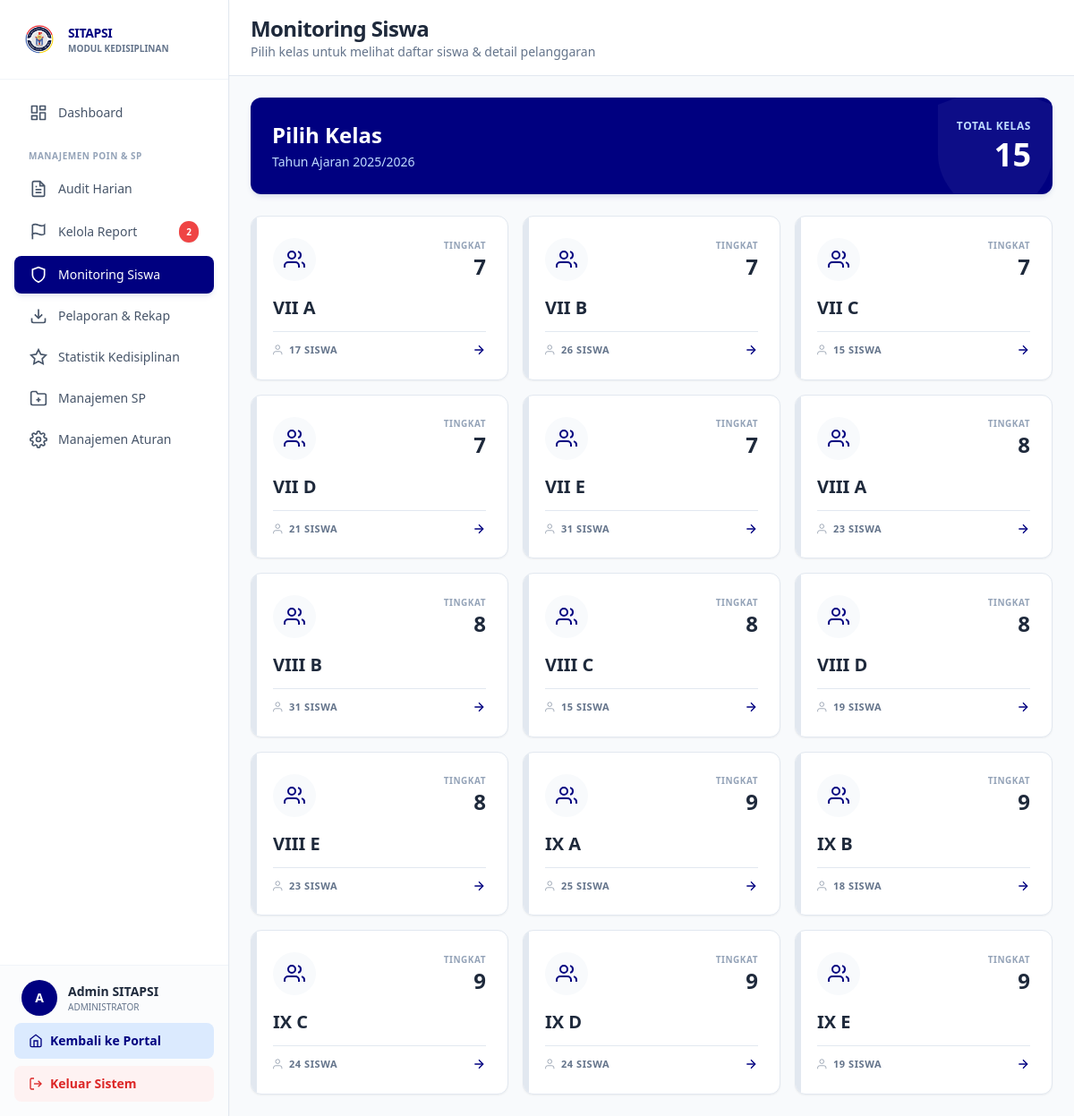
Screenshot of /sitapsi/views/admin/monitoring_siswa.php (signed in) with the database file from the repository.
### tables this page shows
CREATE TABLE `tb_tahun_ajaran` (
  `id_tahun` int(11) NOT NULL,
  `nama_tahun` varchar(20) NOT NULL,
  `status` enum('Aktif','Arsip') DEFAULT 'Aktif',
  `semester_aktif` enum('Ganjil','Genap') DEFAULT 'Ganjil'
);

CREATE TABLE `tb_kelas` (
  `id_kelas` int(11) NOT NULL,
  `nama_kelas` varchar(10) NOT NULL,
  `tingkat` int(11) NOT NULL
);

### config/database.php (called while the page is built, shortened)
<?php
function getDBConnection()
{
    static $pdo = null;
    if ($pdo === null) {
        try {
            $dsn = "mysql:host=" . DB_HOST . ";dbname=" . DB_NAME . ";charset=" . DB_CHARSET;
            $options = [
                PDO::ATTR_ERRMODE => PDO::ERRMODE_EXCEPTION,
                PDO::ATTR_DEFAULT_FETCH_MODE => PDO::FETCH_ASSOC,
                PDO::ATTR_EMULATE_PREPARES => false,
                PDO::MYSQL_ATTR_INIT_COMMAND => "SET NAMES " . DB_CHARSET
            ];
            $pdo = new PDO($dsn, DB_USER, DB_PASS, $options);
        } catch (PDOException $e) {
            error_log("Database Connection Error: " . $e->getMessage());
            die("Koneksi database gagal. Silakan hubungi administrator.");
        }
    }
    return $pdo;
}
function executeQuery($sql, $params = [])
{
    $pdo = getDBConnection();
    $stmt = $pdo->prepare($sql);
    $stmt->execute($params);
    return $stmt;
}
function fetchOne($sql, $params = [])
{
    $stmt = executeQuery($sql, $params);
    return $stmt->fetch();
}
function fetchAll($sql, $params = [])
{
    $stmt = executeQuery($sql, $params);
    return $stmt->fetchAll();
}
?>

### sitapsi/views/admin/monitoring_siswa.php (the view, shortened to what this page needs)
<?php
require_once '../../../config/database.php';
$tahun_aktif = fetchOne("SELECT id_tahun, nama_tahun FROM tb_tahun_ajaran WHERE status = 'Aktif' LIMIT 1");
$kelas_list = fetchAll("SELECT id_kelas, nama_kelas, tingkat FROM tb_kelas ORDER BY tingkat, nama_kelas");
?>
<!DOCTYPE html>
<html lang="id">
<head>
    <script src="https://cdn.tailwindcss.com"></script>
</head>
<body class="bg-[#F8FAFC]">
<div class="flex h-screen overflow-hidden">
    <?php include '../../includes/sidebar_admin.php'; ?>
    <div class="flex-1 overflow-auto lg:ml-64">
        <div class="bg-white border-b border-[#E2E8F0] px-6 pl-16 lg:pl-6 py-4 sticky top-0 z-30 flex items-center justify-between">
            <div>
                <h1 class="text-2xl font-extrabold text-slate-800 tracking-tight">Monitoring Siswa</h1>
                <p class="text-sm font-medium text-slate-500">Pilih kelas untuk melihat daftar siswa & detail pelanggaran</p>
            </div>
        </div>
        <div class="p-6 space-y-6 max-w-7xl mx-auto">
            <div class="bg-[#000080] text-white rounded-xl shadow-md shadow-blue-900/10 p-6 relative overflow-hidden">
                <svg class="absolute right-0 top-0 text-white/5 w-48 h-48 transform translate-x-8 -translate-y-8" fill="currentColor" viewBox="0 0 24 24"><path d="M12 22s8-4 8-10V5l-8-3-8 3v7c0 6 8 10 8 10z"></path></svg>
                <div class="relative z-10 flex items-center justify-between">
                    <div>
                        <h2 class="text-2xl font-extrabold mb-1">Pilih Kelas</h2>
                        <p class="text-blue-200 font-medium text-sm">Tahun Ajaran <?= $tahun_aktif['nama_tahun'] ?></p>
                    </div>
                    <div class="text-right">
                        <p class="text-blue-200 text-xs font-bold uppercase tracking-wider mb-1">Total Kelas</p>
                        <p class="text-4xl font-extrabold"><?= count($kelas_list) ?></p>
                    </div>
                </div>
            </div>
            <div class="grid grid-cols-1 sm:grid-cols-2 lg:grid-cols-3 xl:grid-cols-4 gap-4">
                <?php foreach ($kelas_list as $kelas):
                    $jumlah_siswa = fetchOne("
                        SELECT COUNT(*) as total
                        FROM tb_anggota_kelas
                        WHERE id_kelas = :id_kelas AND id_tahun = :id_tahun
                    ", ['id_kelas' => $kelas['id_kelas'], 'id_tahun' => $tahun_aktif['id_tahun']])['total'] ?? 0;
                ?>
                <a href="monitoring_siswa_list.php?kelas=<?= $kelas['id_kelas'] ?>" class="block group">
                    <div class="bg-white border border-[#E2E8F0] hover:border-[#000080] rounded-xl shadow-sm hover:shadow-md p-6 transition-all transform group-hover:-translate-y-1 relative overflow-hidden h-full flex flex-col justify-between">
                        <div class="w-1.5 h-full bg-slate-200 group-hover:bg-[#000080] absolute left-0 top-0 transition-colors"></div>
                        <div class="flex items-center justify-between mb-4">
                            <div class="w-12 h-12 bg-slate-50 group-hover:bg-blue-50 text-[#000080] rounded-full flex items-center justify-center transition-colors">
                                <svg class="w-6 h-6" fill="none" stroke="currentColor" viewBox="0 0 24 24" stroke-width="2"><path d="M17 21v-2a4 4 0 0 0-4-4H5a4 4 0 0 0-4 4v2"></path><circle cx="9" cy="7" r="4"></circle><path d="M23 21v-2a4 4 0 0 0-3-3.87"></path><path d="M16 3.13a4 4 0 0 1 0 7.75"></path></svg>
                            </div>
                            <div class="text-right">
                                <p class="text-slate-400 text-[10px] font-bold uppercase tracking-wider">Tingkat</p>
                                <p class="text-2xl font-extrabold text-slate-800"><?= $kelas['tingkat'] ?></p>
                            </div>
                        </div>
                        <h3 class="text-xl font-extrabold text-slate-800 mb-3"><?= $kelas['nama_kelas'] ?></h3>
                        <div class="flex items-center justify-between text-[11px] font-bold text-slate-500 uppercase tracking-wider border-t border-[#E2E8F0] pt-3">
                            <span class="flex items-center">
                                <svg class="w-3.5 h-3.5 mr-1" fill="none" stroke="currentColor" viewBox="0 0 24 24"><path d="M17 21v-2a4 4 0 0 0-4-4H5a4 4 0 0 0-4 4v2"></path><circle cx="9" cy="7" r="4"></circle></svg>
                                <?= $jumlah_siswa ?> Siswa
                            </span>
                            <svg class="w-4 h-4 text-[#000080] transform group-hover:translate-x-1 transition-transform" fill="none" stroke="currentColor" viewBox="0 0 24 24" stroke-width="2"><line x1="5" y1="12" x2="19" y2="12"></line><polyline points="12 5 19 12 12 19"></polyline></svg>
                        </div>
                    </div>
                </a>
                <?php endforeach; ?>
            </div>
        </div>
    </div>
</div>
</body>
</html>

### rows the page displays
tb_tahun_ajaran: nama_tahun "2025/2026"
tb_kelas: tingkat "7", nama_kelas "VII A", jumlah_siswa "17"
tb_kelas: tingkat "7", nama_kelas "VII B", jumlah_siswa "26"
tb_kelas: tingkat "7", nama_kelas "VII C", jumlah_siswa "15"
tb_kelas: tingkat "7", nama_kelas "VII D", jumlah_siswa "21"
tb_kelas: tingkat "7", nama_kelas "VII E", jumlah_siswa "31"
tb_kelas: tingkat "8", nama_kelas "VIII A", jumlah_siswa "23"
tb_kelas: tingkat "8", nama_kelas "VIII B", jumlah_siswa "31"
tb_kelas: tingkat "8", nama_kelas "VIII C", jumlah_siswa "15"
tb_kelas: tingkat "8", nama_kelas "VIII D", jumlah_siswa "19"
tb_kelas: tingkat "8", nama_kelas "VIII E", jumlah_siswa "23"
tb_kelas: tingkat "9", nama_kelas "IX A", jumlah_siswa "25"
tb_kelas: tingkat "9", nama_kelas "IX B", jumlah_siswa "18"
tb_kelas: tingkat "9", nama_kelas "IX C", jumlah_siswa "24"
tb_kelas: tingkat "9", nama_kelas "IX D", jumlah_siswa "24"
tb_kelas: tingkat "9", nama_kelas "IX E", jumlah_siswa "19"

### other values shown
$count_report "2"
$initial "A"
$user_name "Admin SITAPSI"
count($kelas_list) "15"
